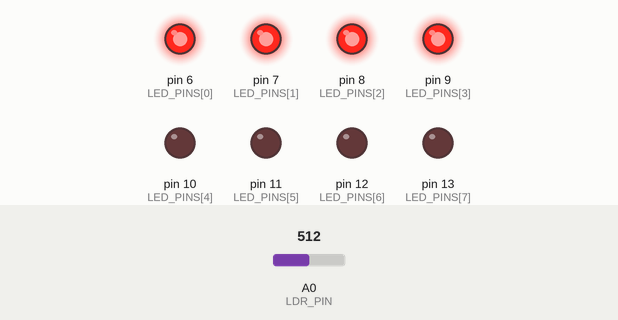
Simulated run of this sketch. Board: Arduino Uno, built with avr-gcc and run on an emulated ATmega328P. On the bench: output pins drawn as LEDs (lit = HIGH). The test bench sets the inputs (shaded band); at power-on: A0 (LDR_PIN) = 512.

Above: at 1.2 s.
1.3 s: A0 (LDR_PIN) set to 624
3.2 s: A0 (LDR_PIN) set to 657
At 3.7 s:
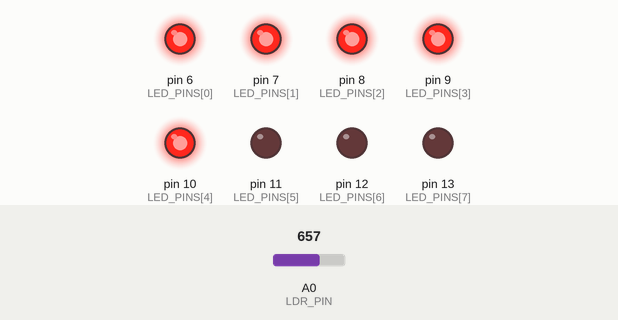
4.8 s: A0 (LDR_PIN) set to 306
At 6.0 s:
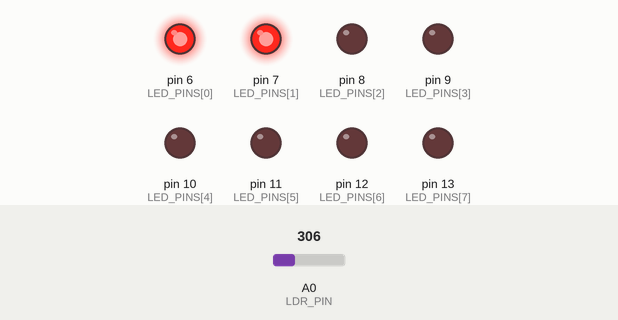
6.5 s: A0 (LDR_PIN) set to 379
8.3 s: A0 (LDR_PIN) set to 399
At 8.7 s:
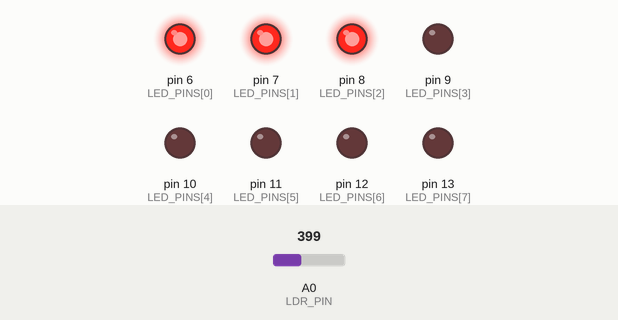
9.8 s: A0 (LDR_PIN) set to 508
11.7 s: A0 (LDR_PIN) set to 532
At 13.2 s:
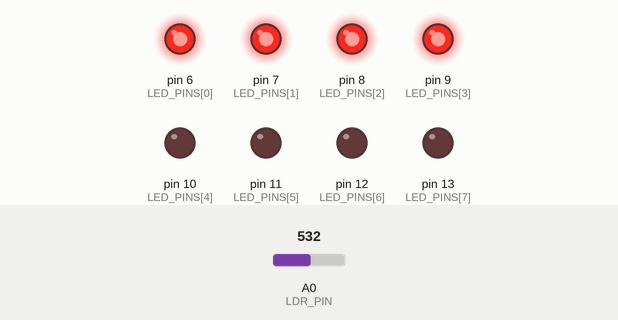
Timing chart, 0 to 14.2 s (numbered marks = the images above; inputs shaded):
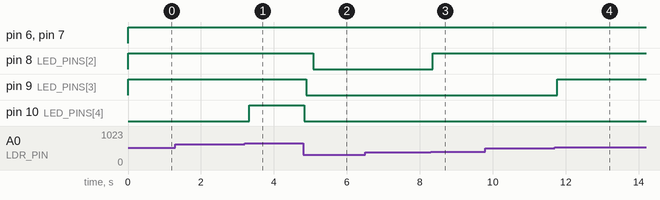

The sketch:

sketch.ino
```cpp
#include <Arduino.h>

const uint8_t LDR_PIN = A0;
const uint8_t LED_PINS[] = {6, 7, 8, 9, 10, 11, 12, 13};
const uint8_t LED_COUNT = sizeof(LED_PINS) / sizeof(LED_PINS[0]);

uint16_t filteredLightLevel = 0;
bool filterInitialized = false;

void setup() {
  for (uint8_t i = 0; i < LED_COUNT; i++) {
    pinMode(LED_PINS[i], OUTPUT);
    digitalWrite(LED_PINS[i], LOW);
  }
}

void updateLedBar(uint8_t ledsToLight) {
  for (uint8_t i = 0; i < LED_COUNT; i++) {
    digitalWrite(LED_PINS[i], i < ledsToLight ? HIGH : LOW);
  }
}

void loop() {
  uint16_t rawLightLevel = analogRead(LDR_PIN);

  if (!filterInitialized) {
    filteredLightLevel = rawLightLevel;
    filterInitialized = true;
  } else {
    filteredLightLevel = (filteredLightLevel * 3 + rawLightLevel) / 4;
  }

  uint8_t ledsToLight = constrain(map(filteredLightLevel, 0, 1023, 0, LED_COUNT), 0, LED_COUNT);
  updateLedBar(ledsToLight);

  delay(50);
}
```

Measured:
- the behaviour switches between 642 and 643 on A0 (LDR_PIN) (found by bisection; images 0 and 1)
- the behaviour switches between 386 and 387 on A0 (LDR_PIN) (found by bisection; images 2 and 3)
- the behaviour switches between 514 and 515 on A0 (LDR_PIN) (found by bisection; images 3 and 4)
- after the input at 1.3 s, every drawn part: stays the same
- after the input at 3.2 s, pin 10 (LED_PINS[4]): LOW → HIGH after 0.12 s
- after the input at 4.8 s, pin 8 (LED_PINS[2]): HIGH → LOW after 0.28 s; pin 9 (LED_PINS[3]): HIGH → LOW after 0.08 s; pin 10 (LED_PINS[4]): HIGH → LOW at once
- after the input at 6.5 s, every drawn part: stays the same
- after the input at 8.3 s, pin 8 (LED_PINS[2]): LOW → HIGH after 0.05 s
- after the input at 9.8 s, every drawn part: stays the same
- after the input at 11.7 s, pin 9 (LED_PINS[3]): LOW → HIGH after 0.07 s
